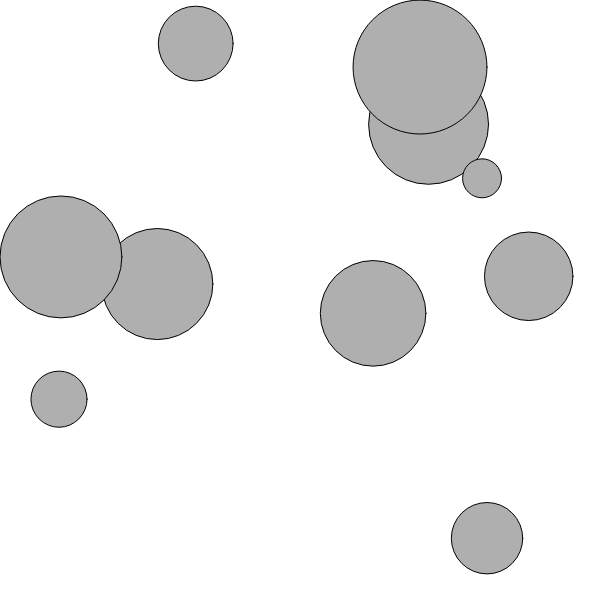
Frame 1 (no input)
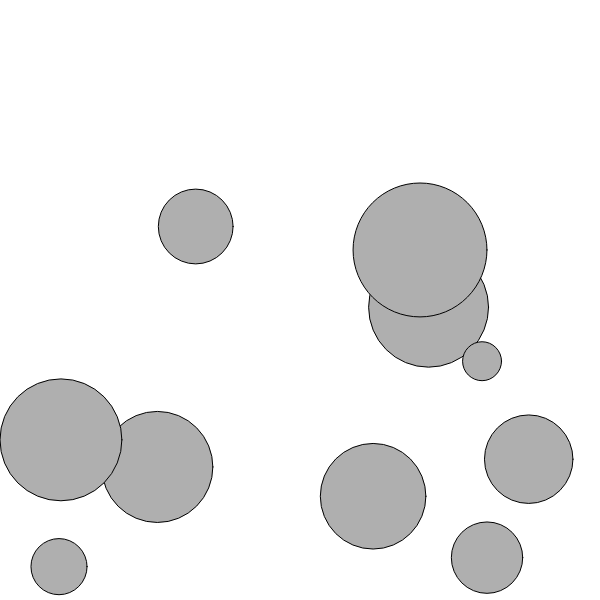
Frame 60 (no input)
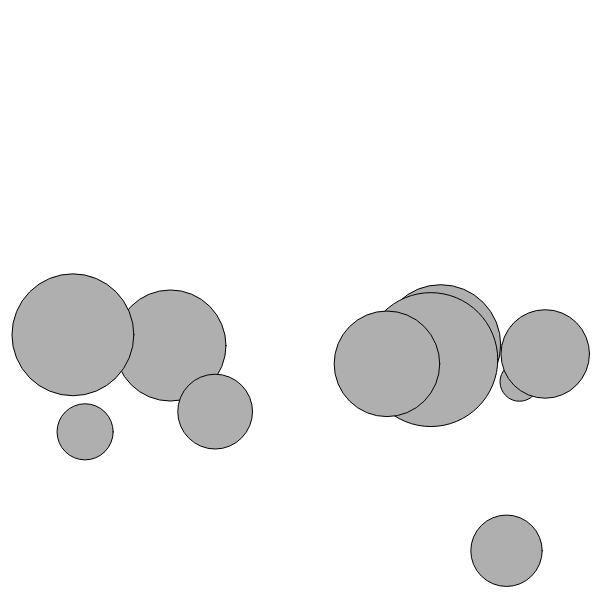
Frame 120 (the mouse pressed at the canvas centre since frame 60)

The p5.js sketch that drew these frames (run headless with seeded random() and noise() and a simulated clock; from frame 60 on, the mouse is pressed at the canvas centre):

// p5.js sketch
// ── sketch.js
class Mover {
  constructor(x, y, mass) {
    this.mass = mass;
    this.position = createVector(x, y, mass);
    this.velocity = createVector(0, 0);
    this.acceleration = createVector(0, 0);
    this.coeff = random(0.01, 1);
    this.radius = mass * 8;
  }

  applyForce(force) {
    let f = p5.Vector.div(force, this.mass);
    this.acceleration.add(f);
  }

  update() {
    this.velocity.add(this.acceleration);
    this.position.add(this.velocity);

    this.acceleration.mult(0);
  }

  calculateFriction() {
    return this.velocity.copy().mult(-1).setMag(this.coeff);
  }

  isSelected() {
    if(mouseIsPressed) {
      let mouse = createVector(mouseX, mouseY);
      if (p5.Vector.dist(mouse, this.position) < this.radius) {
        this.position = mouse;
        this.acceleration = createVector(0, 0);
        this.velocity = createVector(0, 0);
      }
    }
  }

  show() {
    stroke(0);
    fill(175);

    circle(this.position.x, this.position.y, this.radius * 2);
  }

  contactEdge() {
    return this.position.y > (height - this.radius - 1);
  }

  bounceEdges() {
    let bounce = -0.9
    if (this.position.x > width - this.radius) {
      this.position.x = width - this.radius;
      this.velocity.x *= bounce;
    } else if (this.position.x < this.radius) {
      this.position.x = this.radius;
      this.velocity.x *= bounce;
    }
    if (this.position.y > height - this.radius) {
      this.position.y = height - this.radius;
      this.velocity.y *= bounce;
    }
    if (this.position.y < this.radius) {
      this.position.y = this.radius;
      this.velocity.y *= bounce;
    }
  }
}

let movers;

function setup() {
  createCanvas(600, 600);
  movers = new Array(10);
  for (let i = 0; i < 10; i++) {
    movers[i] = new Mover(random(width), random(height), random(10))
  }
}

function draw() {
  background(255);
  let wind = createVector(0.05, 0);
  for (let i = 0; i < 10; i++) {
    let gravity = createVector(0, 0.1 * movers[i].mass);
    if (mouseIsPressed) {
      movers[i].applyForce(wind);
    }

    if (movers[i].contactEdge()) {
      let friction = movers[i].calculateFriction();
      movers[i].applyForce(friction);
    }

    movers[i].isSelected();
    movers[i].applyForce(gravity);
    movers[i].bounceEdges();
    movers[i].update();
    movers[i].show();
  }
}
